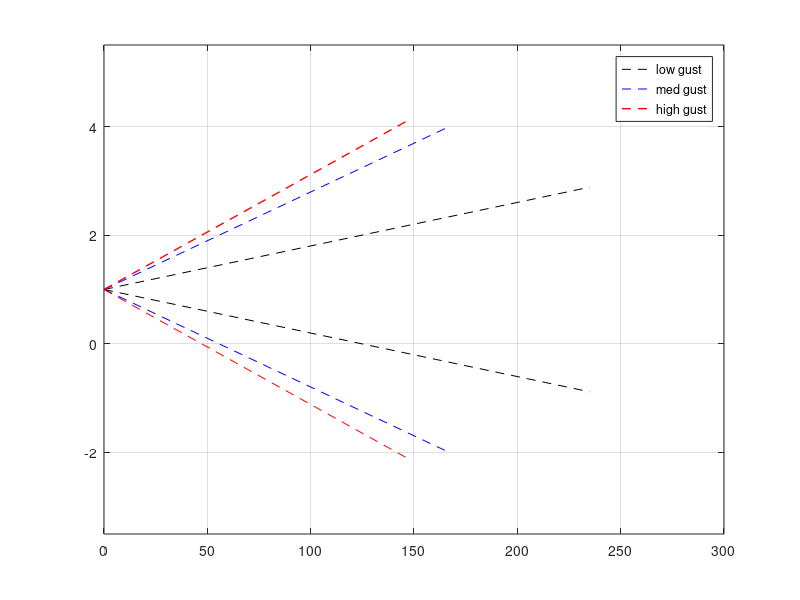

Recreate this plot in MATLAB.
clc, clear all ;
%%
rho_h = 0.963*(2.205/(3.28084)^3) ; % in lb/ft^3
rho_sl = 1.225*(2.205/(3.28084)^3) ; % in lb/ft^3

n_pos_max = 3.1 ;
n_neg_max = 1.25 ;
%% low gust
wgh = 1800*(2.20462262)*9.81*(3.28084) ; % in lb ; % aircraft weight in lbs     
S_area = 225.7235 ; % wing area in ft^2
cl_pos_max = 1.337 ; % 
W_F_S = wgh/S_area ;

u_gust = [25, 56, 66] ; % in ft/s   low gust speed considered in upward dirn
V_cruise = 75*(3.28084)  ; % in ft/s cruze speed in right-hori
V_stall = sqrt(2*n_pos_max*wgh/(rho_h*S_area*1.54))  ; %in mph
V_plot = [1.4*V_cruise, V_cruise, 1.1*V_stall] ; 
cl_alpha3d = 4.7163 ; % per radian

Weight = 3968.321 ; % aircraft weight in lbs     
MAC = 5.3117 ; % in ft
W_m_S = Weight/S_area ; %v in lb/ft^2 wing loading

mu_g = (2*W_m_S)/(rho_sl*(0.031081)*MAC*cl_alpha3d) ;
K_g = 0.88*mu_g/(5.3 + mu_g) ;

dn_low = rho_h*(0.031081)*K_g*u_gust(1)*V_plot(1)*cl_alpha3d/(2*W_m_S) ;
dn_med = rho_h*(0.031081)*K_g*u_gust(2)*V_plot(2)*cl_alpha3d/(2*W_m_S) ;
dn_hig = rho_h*(0.031081)*K_g*u_gust(3)*V_plot(3)*cl_alpha3d/(2*W_m_S) ;

dn = [dn_low, dn_med, dn_hig] 
n_gust = [1+dn_low, 1+dn_med, 1+dn_hig] ;
n_neg_gust = [1-dn_low, 1-dn_med, 1-dn_hig] ;
V_plot_mph = (1/1.466).*V_plot ;
figure(1)
plot([0,V_plot_mph(1)],[1, n_gust(1)],'--k',[0,V_plot_mph(2)],[1,n_gust(2)],'--b',[0,V_plot_mph(3)],[1,n_gust(3)],'--r','linewidth',1) ;
grid on ;
hold on;
plot([0,V_plot_mph(1)],[1,n_neg_gust(1)],'--k',[0,V_plot_mph(2)],[1,n_neg_gust(2)],'--b',[0,V_plot_mph(3)],[1,n_neg_gust(3)],'--r') ;
hold off;
legend('low gust','med gust','high gust');
ylim([-3.5,5.5]);
xlim([0,300]);


